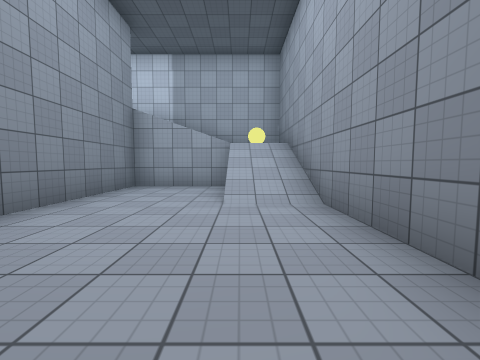
view 1 (above)

24 first-person views from a walk through a Unity game level. The camera is 1.2 m above the floor, tilts 4° down and sees 90° across. The floor is counted in squares, 2 m on a side. Each view is taken from the middle of a square. On the plan, view 1 faces up. The plan holds only what a view shows up to about 9 squares ahead; the rest is blank. The place goes on beyond the plan. Some animated figures are not drawn. Some surface patterns are stand-ins.

view 2
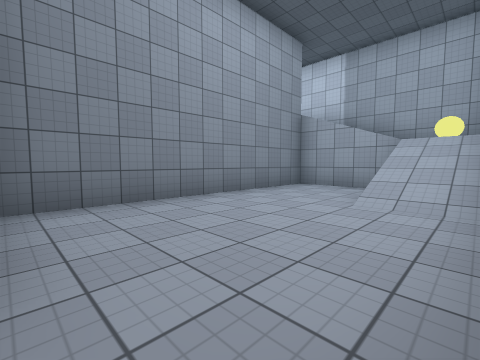

view 3
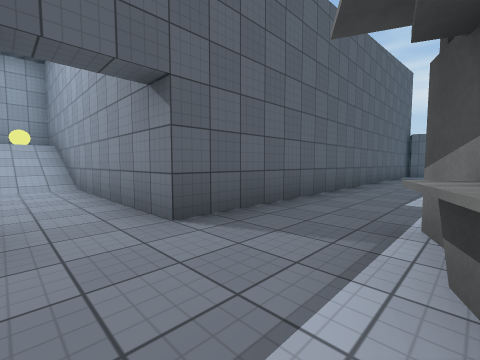

view 4
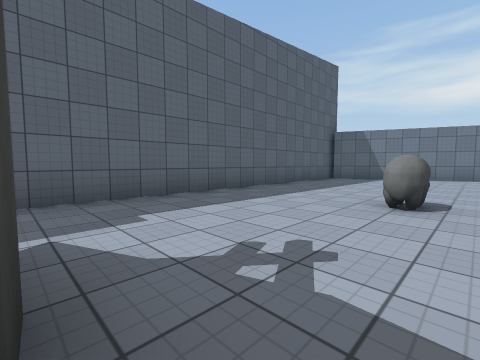

view 5
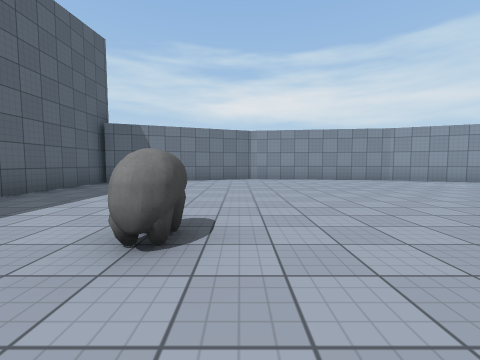

view 6
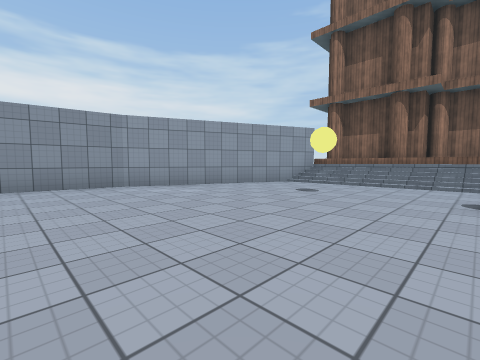

view 7
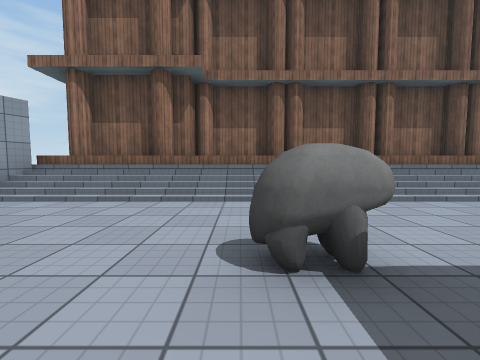

view 8
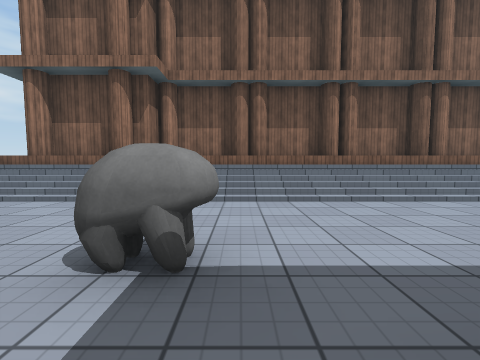

view 9
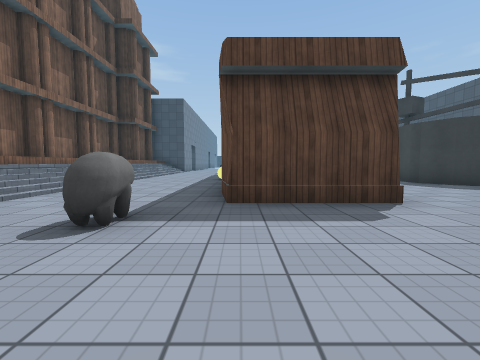

view 10
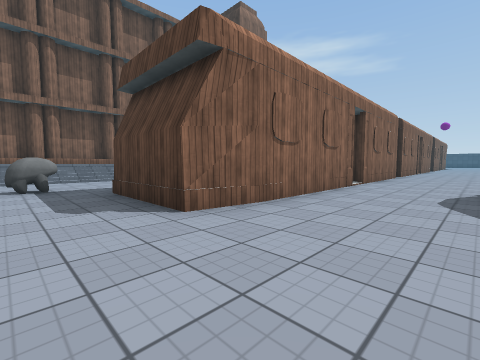

view 11
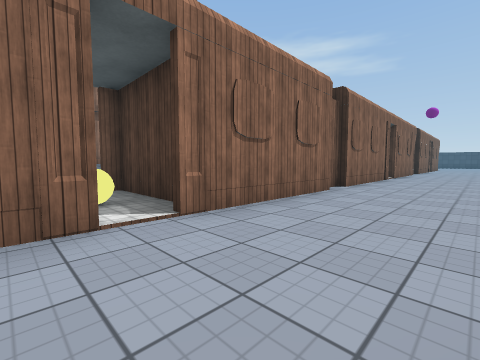

view 12
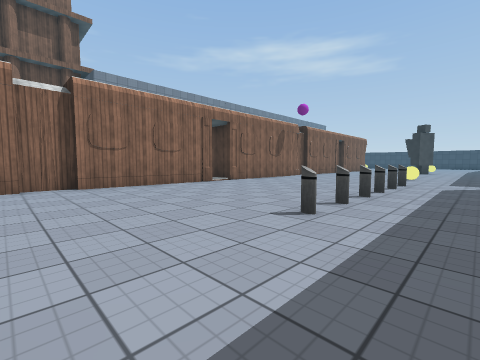

view 13
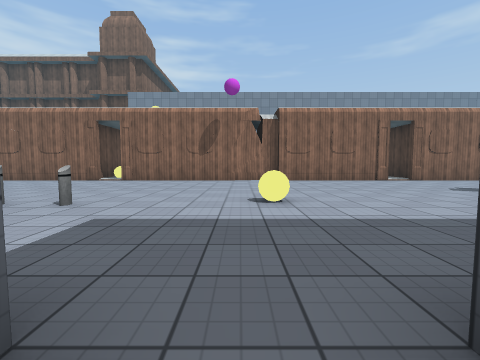

view 14
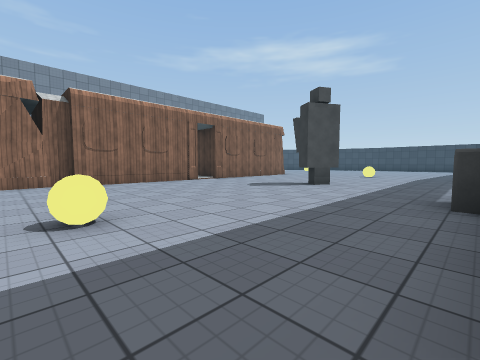

view 15
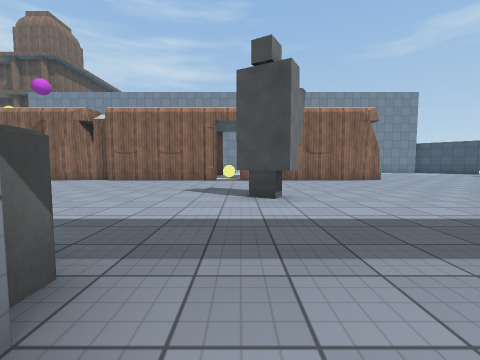

view 16
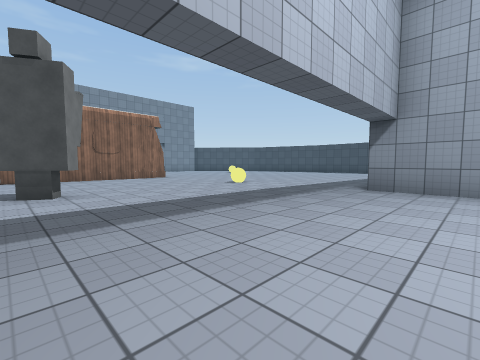

view 17
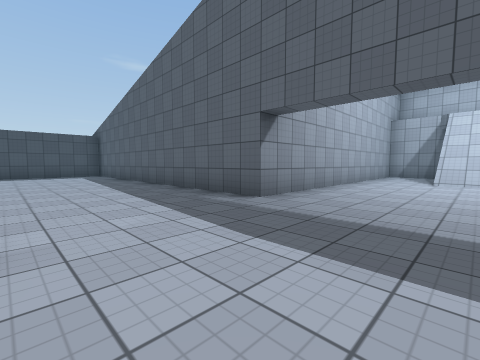

view 18
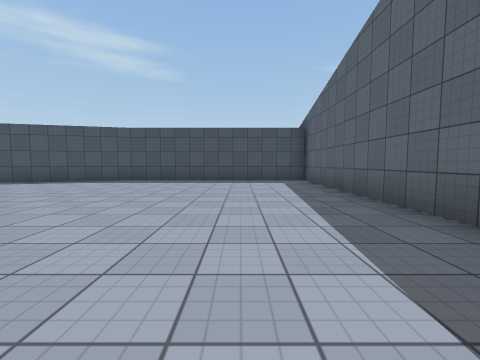

view 19
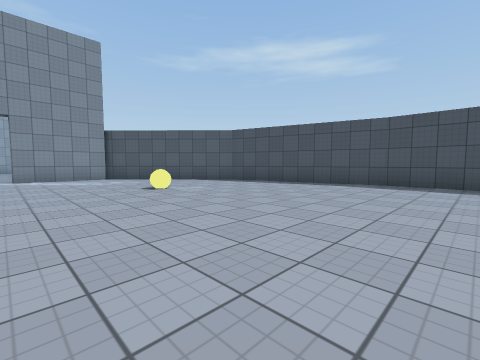

view 20
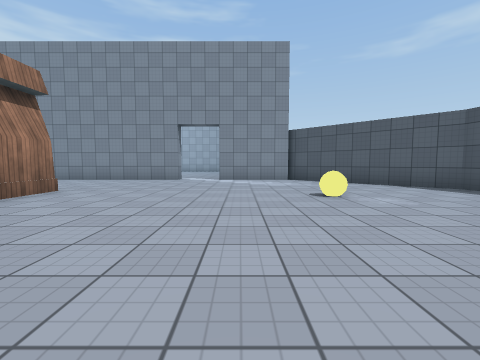

view 21
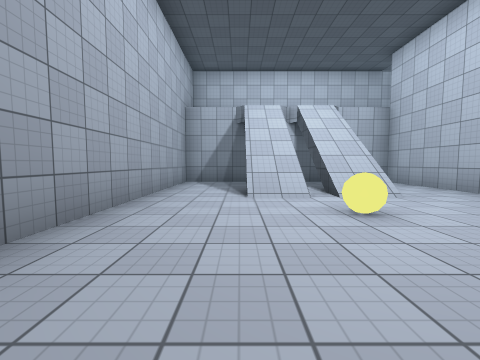

view 22
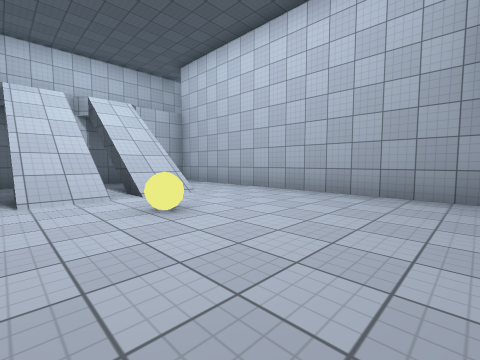

view 23
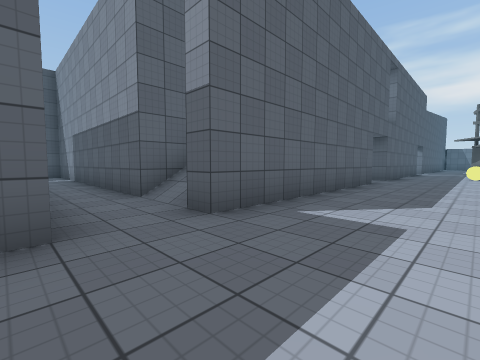

view 24
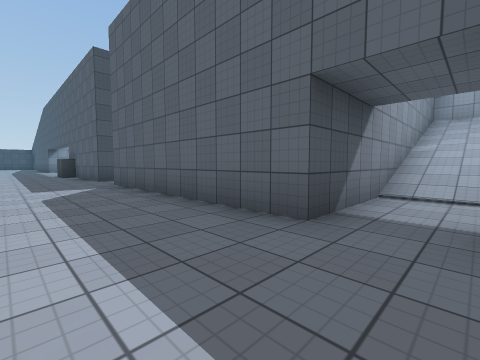

### Floor plan
Key: @ floor where view 1 was taken; # wall or solid block; . main floor; : floor 0.25 m higher than the main floor; + floor 1.25 m higher than the main floor; * floor 2.25 m higher than the main floor; % floor 4.75 m higher than the main floor; / step, stairs or slope; = window, fence, low wall or low ledge; ^ raised ledge; v drop or lower ground; P pole; B bin; O other object.
Columns run from 36 left of view 1 to 14 right of it. Each row starts with its distance up from view 1.
 10            ########
  9           #
  8           #%%         .#    ##########
  7           #..   .#    .#    #//     *##
  6           #.//v/.#    .#    #//  #////#
  5           #.//=/.#    .#    #//  #..//#
  4           #.////.#    .#    #//  #..//#
  3           #...=..#    .#    #//  #....#
  2           #......#    .##   #//  #....#
  1           #......#    .//    /.  #....#
  0 ###########......#  ##./     /.  #..@.############
 -1 #................BB....######..##   .............#
 -2 #.................................  .............##
 -3 #........................PPPPP...=  .^O...........#
 -4 #..........=...OO....=...........     ##...O......#
 -5 #................................    ##...........#
 -6 #.................................................#
 -7 #.................................................#
 -8 ##................................................#
 -9  #.........#########################.#####........#
-10  #...=.....#                       #=#  ##........#
-11  #.........#                       ##   ##.......##
-12  ##.........                        =.....OO. ...#
-13   ##.........                       .............#
-14    ##.........                      ............##
-15     ####..#####                       :::::::::##
-16                                        ++   +++#
-17                                             ####
-18                                    ##########

Positions as (right, up) in squares from view 1, and headings:
1: (0, 0), facing up
2: (1, 0), facing up-left
3: (0, -3), facing up-right
4: (3, -5), facing up-right
5: (5, -5), facing right
6: (7, -8), facing down-right
7: (7, -11), facing down
8: (6, -11), facing down
9: (9, -11), facing left
10: (7, -6), facing down-left
11: (1, -6), facing down-left
12: (-4, -2), facing down-left
13: (-14, 0), facing down
14: (-14, -1), facing down-left
15: (-20, 0), facing down
16: (-20, 1), facing down-left
17: (-23, -4), facing up-left
18: (-27, -3), facing left
19: (-28, -5), facing down-left
20: (-29, -6), facing down
21: (-24, 0), facing up
22: (-24, 0), facing up-right
23: (-15, -3), facing up-right
24: (-6, -3), facing up-left
